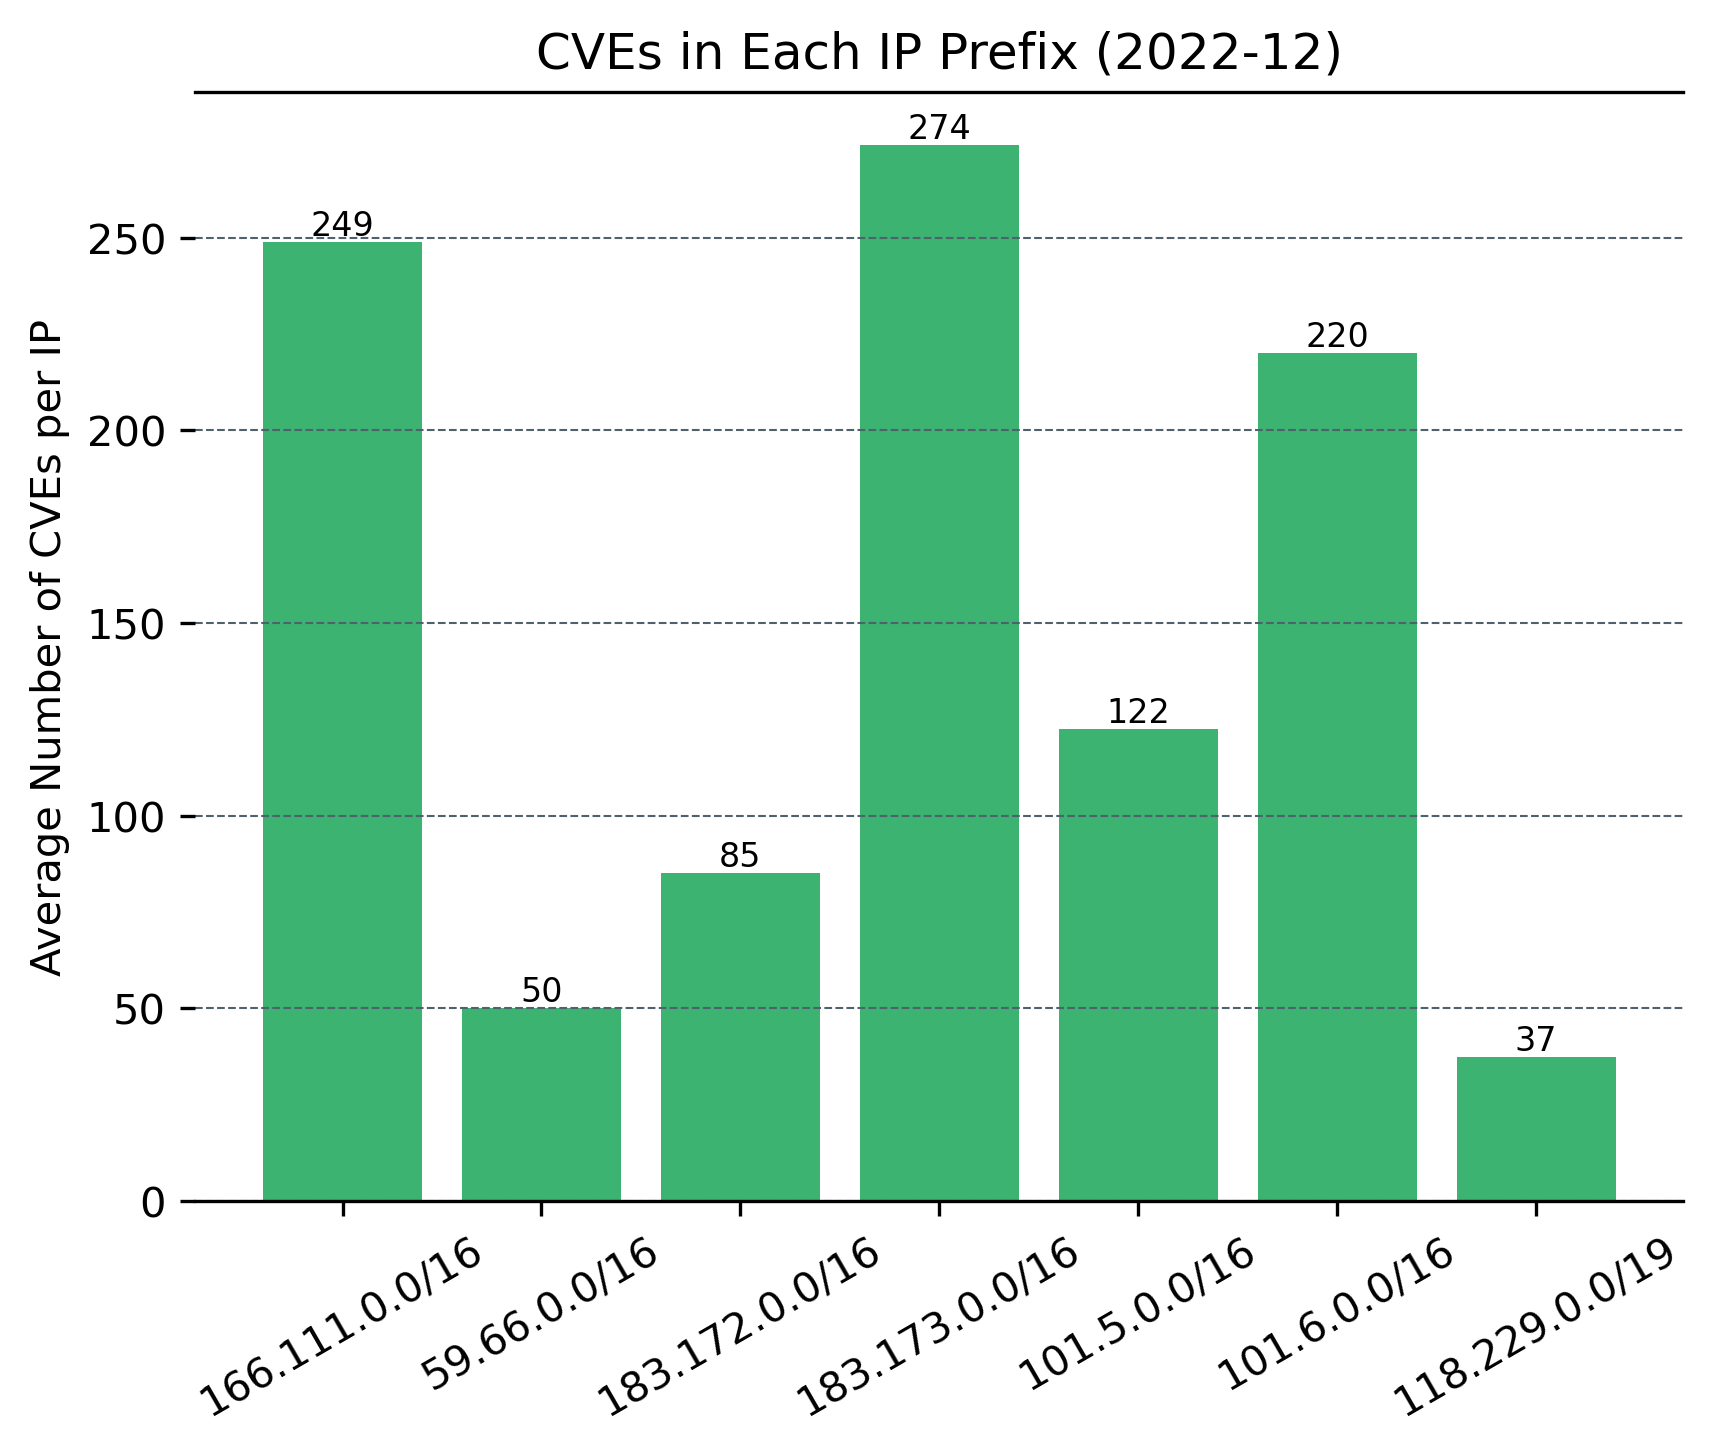

Python code for this plot:
import matplotlib.pyplot as plt

IP_PREFIX = ["166.111", "59.66", "183.172", "183.173", "101.5", "101.6", "118.229"]

def cve_ip_dist(data, output_path):

    x = ["166.111.0.0/16", "59.66.0.0/16", "183.172.0.0/16", "183.173.0.0/16", "101.5.0.0/16", "101.6.0.0/16", "118.229.0.0/19"]
    stats = {}
    count = {}

    for ip_prefix in IP_PREFIX:
        stats[ip_prefix] = 0
        count[ip_prefix] = 0

    for ip in data:
        prefix = ip.split(".")[0] + "." + ip.split(".")[1]
        for port in data[ip]:
            stats[prefix] += len(data[ip][port]["CVE"])
        count[prefix] += 1

    y = [stats[prefix] / count[prefix] for prefix in IP_PREFIX]

    ax = plt.subplot(1, 1, 1)

    ax.spines["left"].set_visible(False)
    ax.spines["right"].set_visible(False)


    ax.bar(x, y, color="#3CB371")

    ax.set_title("CVEs in Each IP Prefix (2022-12)")
    ax.set_ylabel("Average Number of CVEs per IP")

    ax.grid(ls = "--", lw=0.5, color="#4E616C", axis="y")
    ax.xaxis.set_tick_params(rotation=30)

    for a, b in zip(x, y):
        ax.text(a, b, "%.0f" % b, ha='center', va='bottom', fontsize=8)
        
    plt.savefig(output_path, dpi=300, bbox_inches="tight")